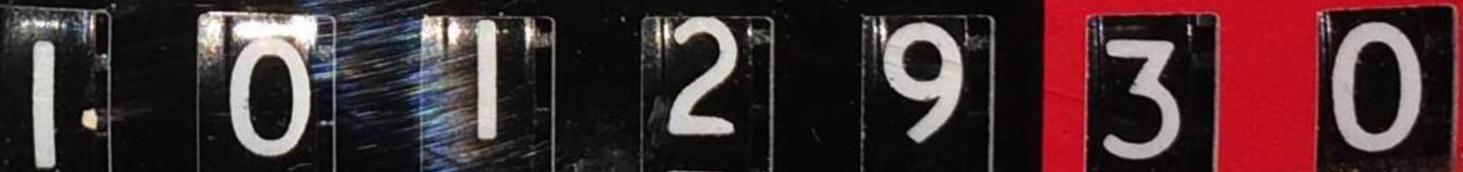
#> input picture meterReader/MeterPictures/cr3.jpg, 1463 x 172 px
$ python threshTuner.py ../MeterPictures/cr3.jpg
#> lines starting #> are read from the running program, lines starting #| are printed output that depends on the picture; after the words box and inside, x2 and y2 are one past the last pixel; in counts of white or black regions, pixels touching at a corner belong together


import cv2
import numpy as np
import sys

# this function is needed for the createTrackbar step downstream
def nothing(x):
    pass

# read the experimental image
img = cv2.imread(sys.argv[1], 0)
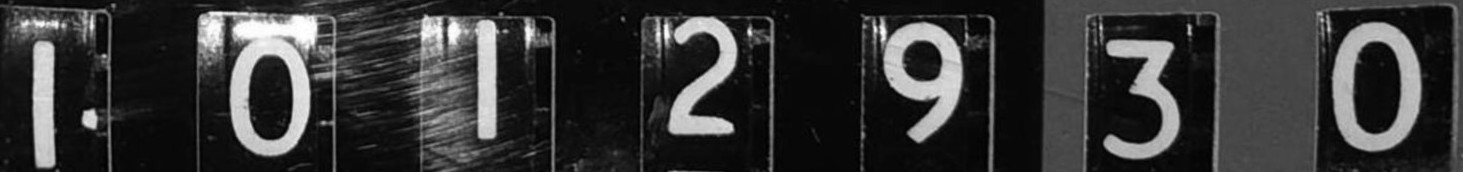
#> img: shape (172, 1463); min 0, max 255, mean 53.8

# create trackbar for canny edge detection threshold changes
cv2.namedWindow('canny')

# add ON/OFF switch to "canny"
switch = '0 : OFF \n1 : MEAN_C\n2 : GAUSSIAN_C'
cv2.createTrackbar(switch, 'canny', 0, 2, nothing)
#> slider '0 : OFF \n1 : MEAN_C\n2 : GAUSSI' is set to 1

# add lower and upper threshold slidebars to "canny"
cv2.createTrackbar('lower', 'canny', 0, 200, nothing)
#> slider 'lower' is set to 40
cv2.createTrackbar('upper', 'canny', 0, 20, nothing)
#> slider 'upper' is set to 20

# Infinite loop until we hit the escape key on keyboard
while(True):
    a= cv2.waitKey(30)
#> (key Esc is pressed here)
    # get current positions of four trackbars
    lower = cv2.getTrackbarPos('lower', 'canny')
    upper = cv2.getTrackbarPos('upper', 'canny')
    s = cv2.getTrackbarPos(switch, 'canny')

    if(lower % 2== 0):
        lower+=1
    if s == 0:
        imgThresh = img
    else:
        gray = img.copy() #cv2.cvtColor(img,cv2.COLOR_BGR2GRAY) #Convert to gray
        if(s == 1):
            threshStyle = cv2.ADAPTIVE_THRESH_MEAN_C
        elif(s==2):
            threshStyle = cv2.ADAPTIVE_THRESH_GAUSSIAN_C
        try:
            imgThresh = cv2.adaptiveThreshold(gray, 255, threshStyle ,
             cv2.THRESH_BINARY_INV, lower, upper)
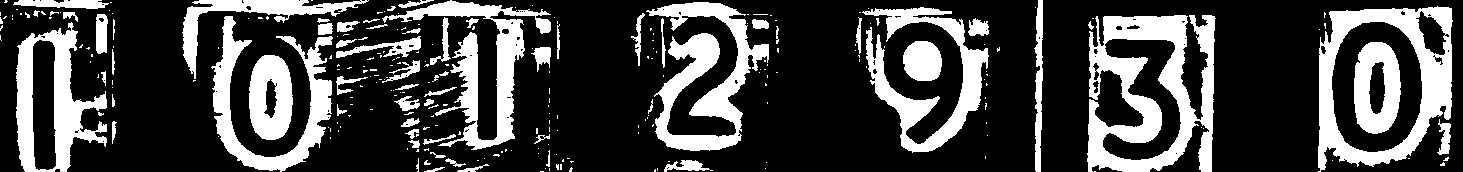
#> imgThresh: shape (172, 1463); 26.4% white; 265 white regions (199 under 20 px), largest, box (x1, y1, x2, y2) and area: (1087, 15, 1216, 172) 10605, (1318, 6, 1453, 172) 8068, (646, 2, 769, 151) 7093
        except:
            print("BAD VALUES, PLEASE ADJUST")
        print("Applying adaptive thresholding  with parameters:"+ str(lower) + " and "+ str(upper))

    # display images
    cv2.imshow('original', img)
    cv2.imshow('imgThresh', imgThresh)
    k = cv2.waitKey(1) & 0xFF
#> (key Esc is pressed here)
    if k == 27:   # hit escape to quit
        break

cv2.destroyAllWindows()

$ run again, on meterReader/MeterPictures/cr8.png
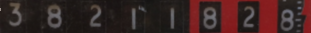
#> input picture meterReader/MeterPictures/cr8.png, 311 x 33 px
#> `img = cv2.imread(sys.argv[1], 0)`:
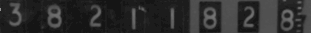
#> img: shape (33, 311); min 21, max 144, mean 44.5
#> `imgThresh = cv2.adaptiveThreshold(gray, 255, threshStyle , cv2.THRESH_..`:
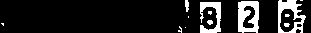
#> imgThresh: shape (33, 311); 13.5% white; 13 white regions (7 under 20 px), largest, box (x1, y1, x2, y2) and area: (238, 1, 259, 33) 487, (278, 0, 306, 33) 427, (200, 2, 221, 33) 342, (185, 0, 189, 12) 38, (207, 20, 213, 25) 23, (284, 23, 290, 27) 20

$ run again, on meterReader/MeterPictures/gas_gimp.png
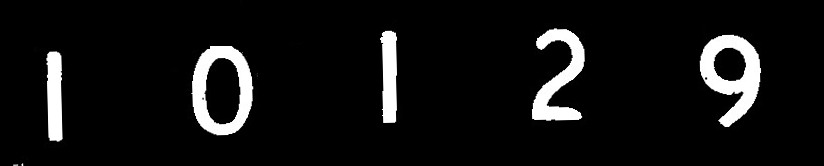
#> input picture meterReader/MeterPictures/gas_gimp.png, 824 x 166 px
#> img is the input picture: shape (166, 824); min 0, max 255, mean 18.5
#> `imgThresh = cv2.adaptiveThreshold(gray, 255, threshStyle , cv2.THRESH_..`:
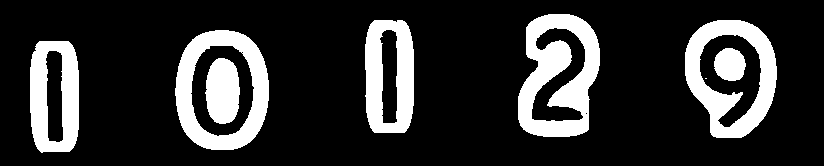
#> imgThresh: shape (166, 824); 18.9% white; 8 white regions (1 under 20 px), largest, box (x1, y1, x2, y2) and area: (518, 14, 600, 137) 5884, (685, 20, 777, 138) 4876, (175, 30, 269, 150) 4787
